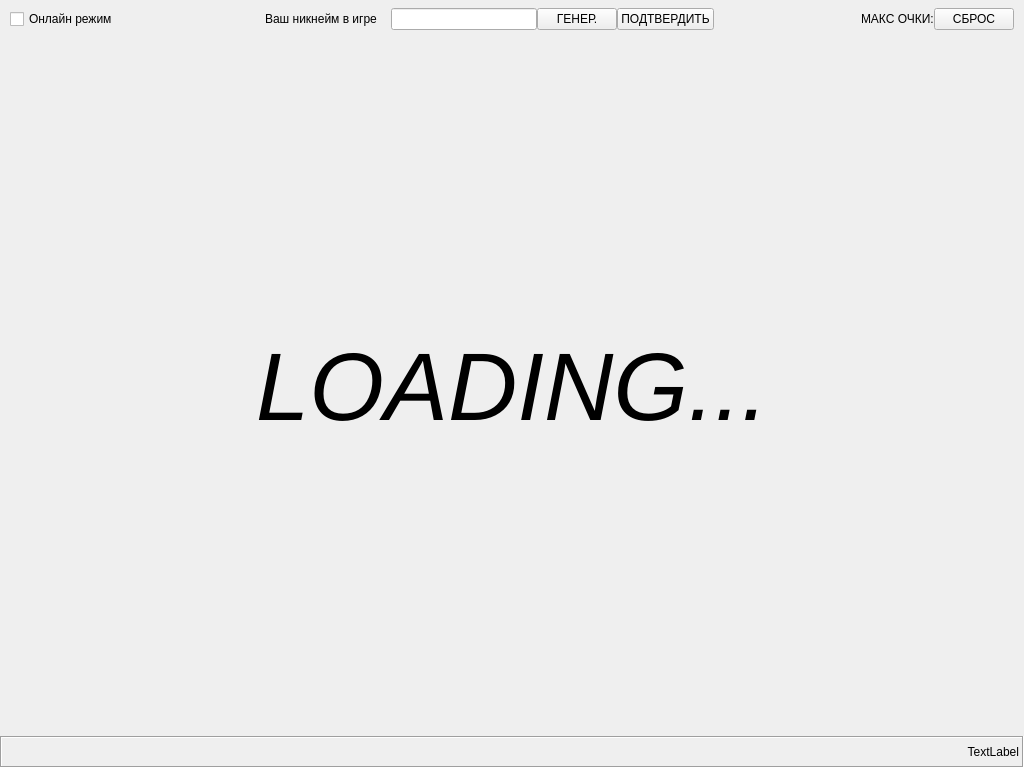
<?xml version="1.0" encoding="UTF-8"?>
<ui version="4.0">
 <class>MainWindow</class>
 <widget class="QMainWindow" name="MainWindow">
  <property name="geometry">
   <rect>
    <x>0</x>
    <y>0</y>
    <width>1024</width>
    <height>768</height>
   </rect>
  </property>
  <property name="windowTitle">
   <string>MainWindow</string>
  </property>
  <widget class="QWidget" name="centralwidget">
   <layout class="QVBoxLayout" name="verticalLayout_2">
    <property name="spacing">
     <number>0</number>
    </property>
    <property name="leftMargin">
     <number>0</number>
    </property>
    <property name="topMargin">
     <number>0</number>
    </property>
    <property name="rightMargin">
     <number>0</number>
    </property>
    <property name="bottomMargin">
     <number>0</number>
    </property>
    <item>
     <widget class="QFrame" name="frame_2">
      <property name="maximumSize">
       <size>
        <width>16777215</width>
        <height>38</height>
       </size>
      </property>
      <property name="frameShape">
       <enum>QFrame::Shape::NoFrame</enum>
      </property>
      <property name="frameShadow">
       <enum>QFrame::Shadow::Raised</enum>
      </property>
      <layout class="QGridLayout" name="gridLayout">
       <property name="leftMargin">
        <number>10</number>
       </property>
       <property name="topMargin">
        <number>2</number>
       </property>
       <property name="rightMargin">
        <number>10</number>
       </property>
       <property name="bottomMargin">
        <number>2</number>
       </property>
       <property name="spacing">
        <number>0</number>
       </property>
       <item row="0" column="7">
        <widget class="QLabel" name="maxScoresText">
         <property name="text">
          <string>МАКС ОЧКИ:</string>
         </property>
        </widget>
       </item>
       <item row="0" column="2">
        <widget class="QLabel" name="label">
         <property name="text">
          <string>Ваш никнейм в игре    </string>
         </property>
        </widget>
       </item>
       <item row="0" column="3">
        <widget class="QLineEdit" name="textUserName"/>
       </item>
       <item row="0" column="4">
        <widget class="QPushButton" name="genNameBut">
         <property name="text">
          <string>ГЕНЕР.</string>
         </property>
        </widget>
       </item>
       <item row="0" column="6">
        <spacer name="horizontalSpacer">
         <property name="orientation">
          <enum>Qt::Orientation::Horizontal</enum>
         </property>
         <property name="sizeHint" stdset="0">
          <size>
           <width>40</width>
           <height>20</height>
          </size>
         </property>
        </spacer>
       </item>
       <item row="0" column="5">
        <widget class="QPushButton" name="loginIdBut">
         <property name="text">
          <string>ПОДТВЕРДИТЬ</string>
         </property>
        </widget>
       </item>
       <item row="0" column="1">
        <spacer name="horizontalSpacer_3">
         <property name="orientation">
          <enum>Qt::Orientation::Horizontal</enum>
         </property>
         <property name="sizeHint" stdset="0">
          <size>
           <width>40</width>
           <height>20</height>
          </size>
         </property>
        </spacer>
       </item>
       <item row="0" column="0">
        <widget class="QCheckBox" name="checkedOnlineMode">
         <property name="enabled">
          <bool>true</bool>
         </property>
         <property name="text">
          <string>Онлайн режим</string>
         </property>
        </widget>
       </item>
       <item row="0" column="8">
        <widget class="QPushButton" name="resetIDBut">
         <property name="text">
          <string>СБРОС</string>
         </property>
        </widget>
       </item>
      </layout>
     </widget>
    </item>
    <item>
     <layout class="QGridLayout" name="overlay">
      <property name="spacing">
       <number>0</number>
      </property>
      <item row="0" column="0">
       <widget class="QLabel" name="loadingText">
        <property name="font">
         <font>
          <pointsize>72</pointsize>
          <italic>true</italic>
         </font>
        </property>
        <property name="frameShape">
         <enum>QFrame::Shape::NoFrame</enum>
        </property>
        <property name="text">
         <string>LOADING...</string>
        </property>
        <property name="alignment">
         <set>Qt::AlignmentFlag::AlignCenter</set>
        </property>
       </widget>
      </item>
     </layout>
    </item>
    <item>
     <widget class="QLabel" name="statusBar">
      <property name="maximumSize">
       <size>
        <width>16777215</width>
        <height>32</height>
       </size>
      </property>
      <property name="frameShape">
       <enum>QFrame::Shape::Box</enum>
      </property>
      <property name="frameShadow">
       <enum>QFrame::Shadow::Sunken</enum>
      </property>
      <property name="text">
       <string>TextLabel</string>
      </property>
      <property name="alignment">
       <set>Qt::AlignmentFlag::AlignRight|Qt::AlignmentFlag::AlignTrailing|Qt::AlignmentFlag::AlignVCenter</set>
      </property>
     </widget>
    </item>
   </layout>
  </widget>
  <widget class="QMenuBar" name="menubar">
   <property name="geometry">
    <rect>
     <x>0</x>
     <y>0</y>
     <width>1024</width>
     <height>23</height>
    </rect>
   </property>
  </widget>
 </widget>
 <resources/>
 <connections/>
</ui>
